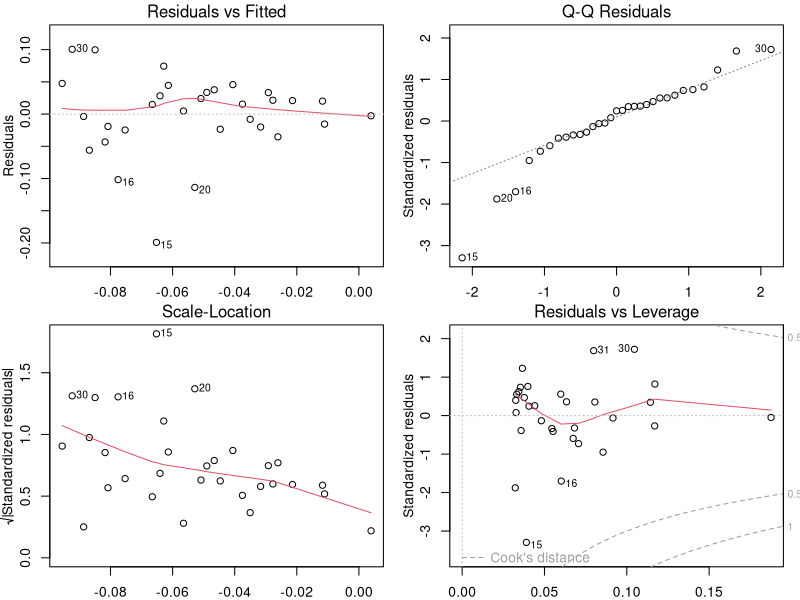
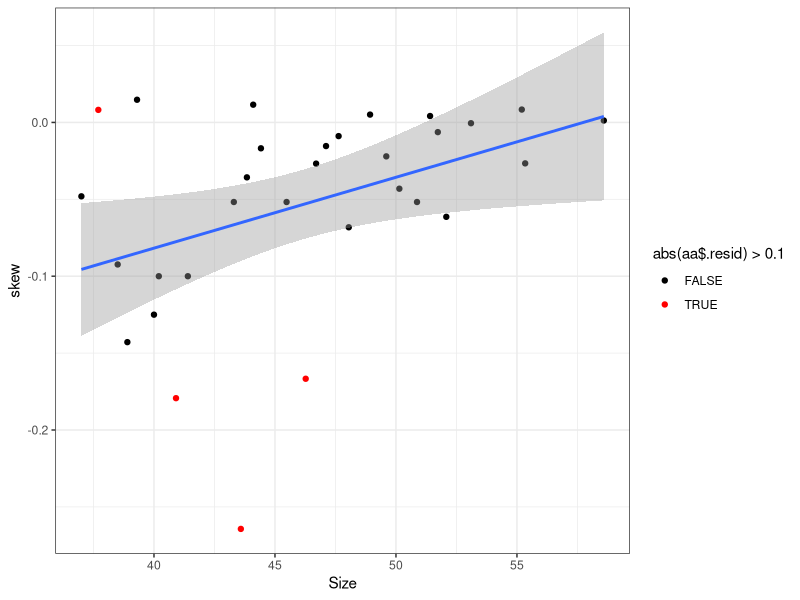

Recreate these plots in R, in order.
## ---- chunk 1
skewdata <- read.csv("../data/skewdat.csv")
m1 <- lm(skew~Size, data=skewdata)
par(mfrow=c(2,2),mar=c(2,3,1.5,1),mgp=c(2,1,0))
plot(m1,id.n=4)
## ---- chunk 2
library(dplyr)
library(ggplot2); theme_set(theme_bw())
aa <- broom::augment(m1) %>% mutate(n=1:n())
(ggplot(skewdata, aes(Size,skew))
    + geom_point(aes(colour=abs(aa$.resid)>0.1))
    + geom_smooth(method="lm")
    + scale_colour_manual(values=c("black","red"))
)
